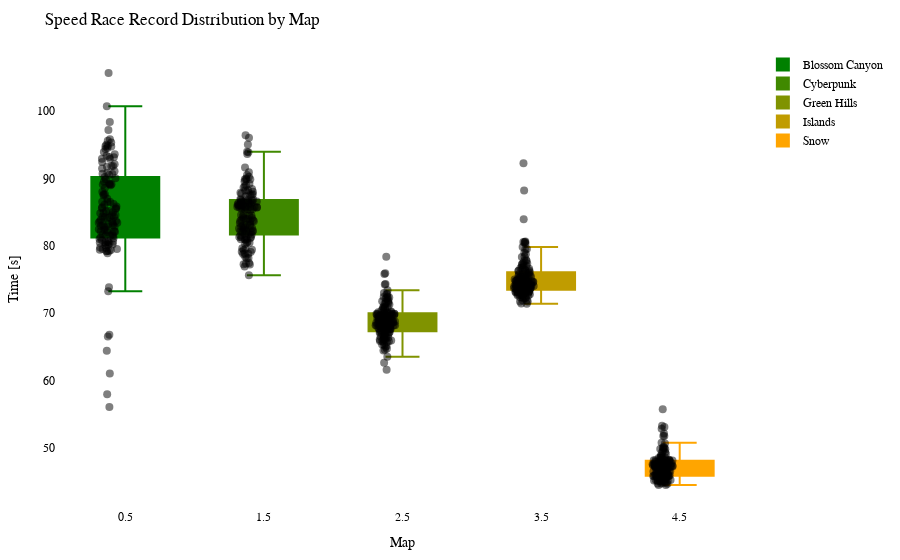

Here is the notebook cell this chart was saved with:
### Code cell
import plotly.graph_objects as go
import plotly.io as pio

df = getRecordsDataframe(minigame="Wettrennen")

# Calculate the offset for centering the data points
num_columns = len(df.columns)
offset = 0.5

# Create a Swarm plot using Plotly
fig = go.Figure()

cmap = LinearSegmentedColormap.from_list("green_orange", ["green", "orange"])
colors = [to_hex(cmap(i / (num_columns - 1))) for i in range(num_columns)]

for i, (column, color) in enumerate(zip(df.columns, colors)):
    x_values = [i + offset] * len(df[column])  # Adjust x-values with offset for horizontal centering
    fig.add_trace(go.Box(x=x_values,
                         y=df[column],
                         name=column,
                         boxpoints='all',
                         pointpos=-0.5,  # Adjust point position to prevent overlapping
                         marker=dict(color='rgba(0,0,0,0.5)', size=8),  # Adjust marker color and size
                         line=dict(color=color),
                         fillcolor=color,
                         hovertext=df_to_html.index,
                         hoverinfo='name+text+y',
                         showlegend=True))

fig.update_layout(title="Speed Race Record Distribution by Map",
                  xaxis=dict(title="Map"),
                  yaxis=dict(title="Time [s]"),
                  showlegend=True,
                  font=dict(family="Arial", size=12, color="black"),  # Customize font
                  plot_bgcolor="white",  # Set background color
                  margin=dict(l=50, r=50, t=50, b=50),  # Adjust margins for better layout
                  )


pio.show(fig)

pio.write_html(fig, "out/wettr_swarm_plot.html")

### Figure 1 — Plotly figure (JSON) as saved in the notebook; plotly's stock layout.template omitted (floating-point values rounded to 4 significant figures; data arrays with more than 128 entries replaced by an {"elided": "..."} marker saying what was removed)
{"data": [{"boxpoints": "all", "fillcolor": "#008000", "hoverinfo": "name+text+y", "hovertext": {"elided": "148 str values"}, "line": {"color": "#008000"}, "marker": {"color": "rgba(0,0,0,0.5)", "size": 8}, "name": "Blossom Canyon", "pointpos": -0.5, "showlegend": true, "type": "box", "x": {"elided": "148 float values"}, "y": {"elided": "148 float values"}}, {"boxpoints": "all", "fillcolor": "#408900", "hoverinfo": "name+text+y", "hovertext": {"elided": "148 str values"}, "line": {"color": "#408900"}, "marker": {"color": "rgba(0,0,0,0.5)", "size": 8}, "name": "Cyberpunk", "pointpos": -0.5, "showlegend": true, "type": "box", "x": {"elided": "148 float values"}, "y": {"elided": "148 float values"}}, {"boxpoints": "all", "fillcolor": "#809300", "hoverinfo": "name+text+y", "hovertext": {"elided": "148 str values"}, "line": {"color": "#809300"}, "marker": {"color": "rgba(0,0,0,0.5)", "size": 8}, "name": "Green Hills", "pointpos": -0.5, "showlegend": true, "type": "box", "x": {"elided": "148 float values"}, "y": {"elided": "148 float values"}}, {"boxpoints": "all", "fillcolor": "#c09c00", "hoverinfo": "name+text+y", "hovertext": {"elided": "148 str values"}, "line": {"color": "#c09c00"}, "marker": {"color": "rgba(0,0,0,0.5)", "size": 8}, "name": "Islands", "pointpos": -0.5, "showlegend": true, "type": "box", "x": {"elided": "148 float values"}, "y": {"elided": "148 float values"}}, {"boxpoints": "all", "fillcolor": "#ffa500", "hoverinfo": "name+text+y", "hovertext": {"elided": "148 str values"}, "line": {"color": "#ffa500"}, "marker": {"color": "rgba(0,0,0,0.5)", "size": 8}, "name": "Snow", "pointpos": -0.5, "showlegend": true, "type": "box", "x": {"elided": "148 float values"}, "y": {"elided": "148 float values"}}], "layout": {"font": {"color": "black", "family": "Arial", "size": 12}, "margin": {"b": 50, "l": 50, "r": 50, "t": 50}, "plot_bgcolor": "white", "showlegend": true, "title": {"text": "Speed Race Record Distribution by Map"}, "xaxis": {"title": {"text": "Map"}}, "yaxis": {"title": {"text": "Time [s]"}}}}
